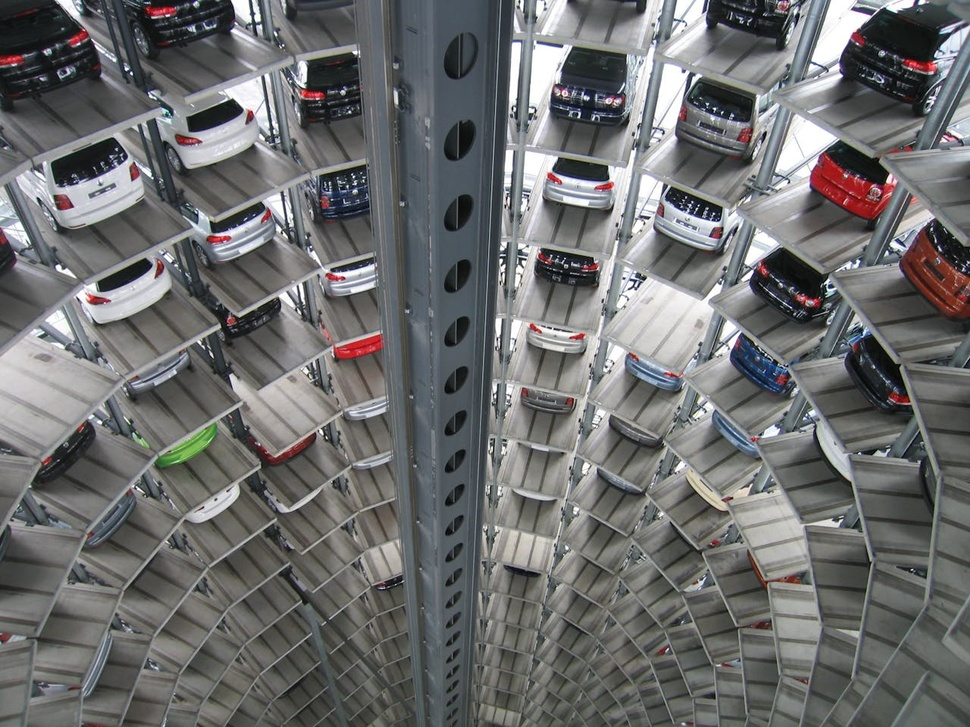
#> input picture data/frames/sample_lot.jpg, 970 x 727 px, shrunk from 1280 x 960 before the run
$ python roi_picker.py --video ../data/frames/carpark_diagnose_raw.jpg --image ../data/frames/sample_lot.jpg
#> lines starting #> are read from the running program, lines starting #| are printed output that depends on the picture; after the words box and inside, x2 and y2 are one past the last pixel; in counts of white or black regions, pixels touching at a corner belong together
"""
ROI Picker: click two corners per parking spot to define static Regions of Interest.

Usage:
    python roi_picker.py --video ../data/videos/utd_parking_sample.mp4 --out ../data/rois.json
    python roi_picker.py --image ../data/frames/frame_000.jpg     --out ../data/rois.json

Controls (in the window):
    Left-click  : add a corner point. Two clicks = one spot rectangle.
    u           : undo last point / spot
    s           : save ROIs to the output JSON file
    q  or  ESC  : quit (will prompt to save if unsaved)

Output format (JSON):
    {
      "image_size": [width, height],
      "spots": [[x1, y1, x2, y2], ...]
    }
"""

import argparse
import json
import os
import sys

import cv2


def load_first_frame(video_path: str):
    cap = cv2.VideoCapture(video_path)
    if not cap.isOpened():
        sys.exit(f"[ERROR] Could not open video: {video_path}")
    ok, frame = cap.read()
    cap.release()
    if not ok:
        sys.exit(f"[ERROR] Could not read first frame of: {video_path}")
    return frame


def draw_overlay(img, spots, pending_point):
    overlay = img.copy()
    for i, (x1, y1, x2, y2) in enumerate(spots):
        cv2.rectangle(overlay, (x1, y1), (x2, y2), (0, 255, 255), 2)
        cv2.putText(overlay, f"#{i + 1}", (x1 + 4, y1 + 18),
                    cv2.FONT_HERSHEY_SIMPLEX, 0.5, (0, 255, 255), 2)
    if pending_point is not None:
        cv2.circle(overlay, pending_point, 5, (0, 0, 255), -1)
    cv2.putText(overlay, f"spots: {len(spots)}  |  click=add  u=undo  s=save  q=quit",
                (10, overlay.shape[0] - 12),
                cv2.FONT_HERSHEY_SIMPLEX, 0.55, (255, 255, 255), 2, cv2.LINE_AA)
    return overlay


def main():
    parser = argparse.ArgumentParser()
    parser.add_argument("--video", help="Path to source video (uses first frame).")
    parser.add_argument("--image", help="Path to a single image.")
    parser.add_argument("--out", default="../data/rois.json",
                        help="Where to save the JSON ROI file.")
    parser.add_argument("--load", default=None,
                        help="Existing rois.json to load and extend "
                             "(skips re-clicking the spots already defined).")
    args = parser.parse_args()

    if not args.video and not args.image:
        sys.exit("[ERROR] Provide --video or --image.")

    img = cv2.imread(args.image) if args.image else load_first_frame(args.video)
#> img is the input picture: shape (727, 970, 3); mean B, G, R 109.5, 109.3, 108.7
    if img is None:
        sys.exit("[ERROR] Failed to load image.")

    h, w = img.shape[:2]
#> h = 727; w = 970
    spots = []
    if args.load:
        with open(args.load) as f:
            spots = [list(map(int, s)) for s in json.load(f)["spots"]]
        print(f"[INFO] Loaded {len(spots)} existing spots from {args.load}")
    pending = []           # holds 0 or 1 corner clicks waiting to pair up
    last_mouse = None      # for live preview

    def on_mouse(event, x, y, flags, _):
        nonlocal last_mouse
        last_mouse = (x, y)
        if event == cv2.EVENT_LBUTTONDOWN:
            pending.append((x, y))
            if len(pending) == 2:
                (x1, y1), (x2, y2) = pending
                spots.append([min(x1, x2), min(y1, y2),
                              max(x1, x2), max(y1, y2)])
                pending.clear()

    cv2.namedWindow("ROI Picker", cv2.WINDOW_NORMAL)
    cv2.setMouseCallback("ROI Picker", on_mouse)

    while True:
        preview = pending[0] if pending else None
        view = draw_overlay(img, spots, preview)
#> in draw_overlay, `cv2.putText(overlay, f"spots: {len(spots)}  |  click=add  u=undo  s=sa..`:
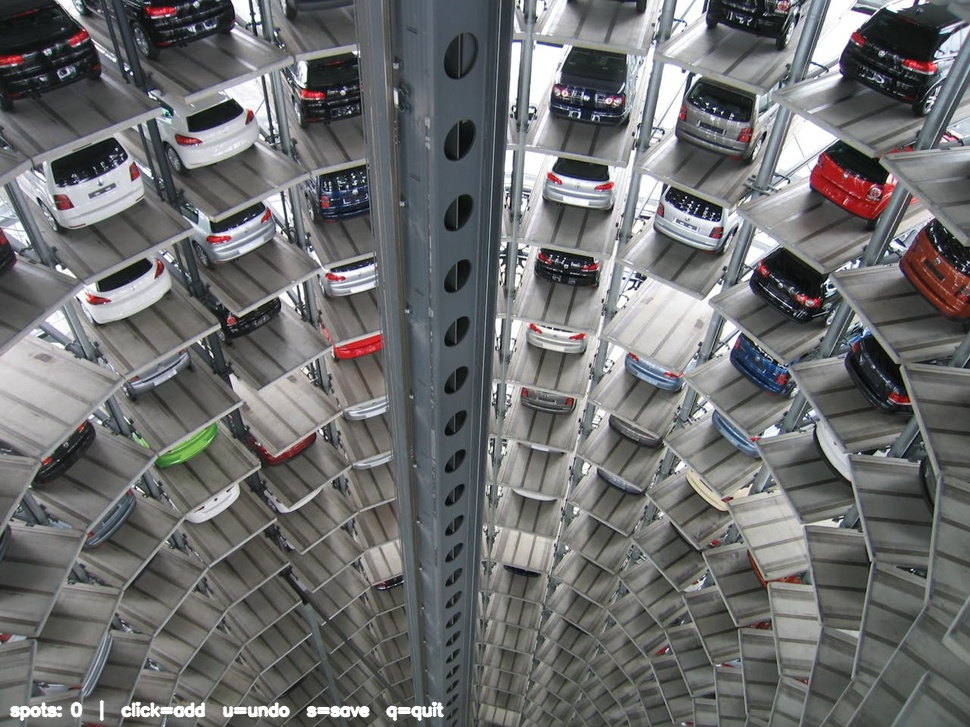
#> overlay: shape (727, 970, 3); 0.58% of pixels changed, all inside (x1, y1, x2, y2) = (9, 700, 445, 721)
        # also draw a live "ghost" rectangle while user is choosing 2nd point
        if pending and last_mouse is not None:
            x1, y1 = pending[0]
            x2, y2 = last_mouse
            cv2.rectangle(view, (x1, y1), (x2, y2), (0, 255, 0), 1)
        cv2.imshow("ROI Picker", view)
        key = cv2.waitKey(20) & 0xFF
#> (key q is pressed here)
        if key in (ord("q"), 27):
            break
        elif key == ord("u"):
            if pending:
                pending.pop()
            elif spots:
                spots.pop()
        elif key == ord("s"):
            os.makedirs(os.path.dirname(os.path.abspath(args.out)), exist_ok=True)
            with open(args.out, "w") as f:
                json.dump({"image_size": [w, h], "spots": spots}, f, indent=2)
            print(f"[OK] Saved {len(spots)} spots -> {args.out}")

    cv2.destroyAllWindows()
    if spots:
        ans = input(f"Save {len(spots)} spots before exit? [y/N] ").strip().lower()
        if ans == "y":
            os.makedirs(os.path.dirname(os.path.abspath(args.out)), exist_ok=True)
            with open(args.out, "w") as f:
                json.dump({"image_size": [w, h], "spots": spots}, f, indent=2)
            print(f"[OK] Saved {len(spots)} spots -> {args.out}")


if __name__ == "__main__":
    main()
